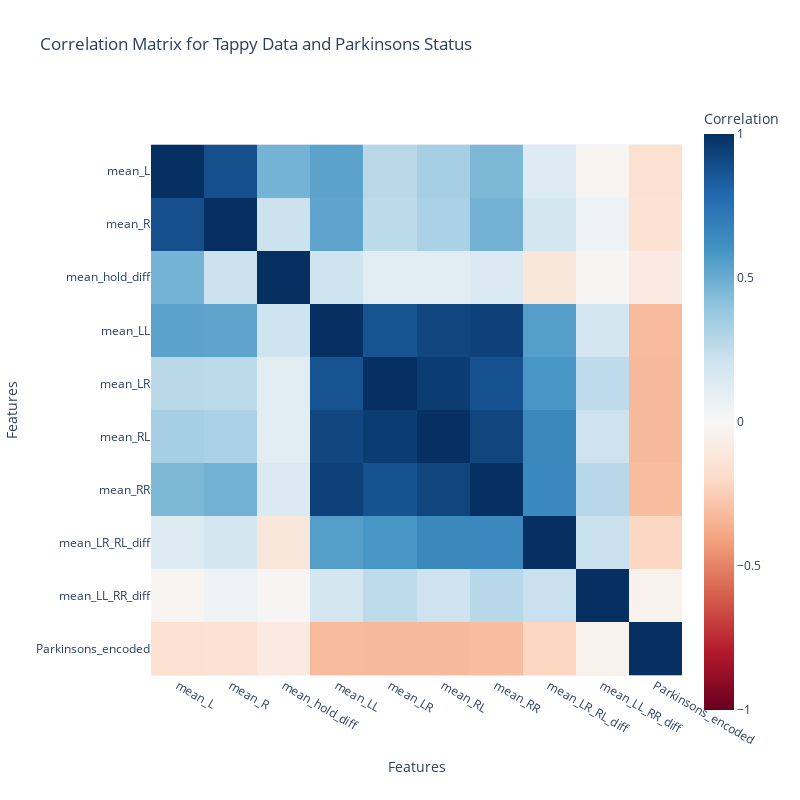

Source (notebook cell):
### Code cell
explorer_df['Parkinsons_encoded'] = explorer_df['Parkinsons'].astype(int)

correlation_columns = tappy_columns + ['Parkinsons_encoded']

corr_matrix = explorer_df[correlation_columns].corr()


fig = px.imshow(
    corr_matrix,
    labels=dict(color="Correlation"),
    x=correlation_columns,
    y=correlation_columns,
    color_continuous_scale='RdBu',
    zmin=-1,
    zmax=1,
    title="Correlation Matrix for Tappy Data and Parkinsons Status"
)


fig.update_layout(
    xaxis_title='Features',
    yaxis_title='Features',
    coloraxis_colorbar=dict(title="Correlation"),
    width=800,  
    height=800  
)


fig.show()

### Figure 1 — Plotly figure (JSON) as saved in the notebook; plotly's stock layout.template omitted (floating-point values rounded to 4 significant figures)
{"data": [{"coloraxis": "coloraxis", "hovertemplate": "x: %{x}<br>y: %{y}<br>Correlation: %{z}<extra></extra>", "name": "0", "type": "heatmap", "x": ["mean_L", "mean_R", "mean_hold_diff", "mean_LL", "mean_LR", "mean_RL", "mean_RR", "mean_LR_RL_diff", "mean_LL_RR_diff", "Parkinsons_encoded"], "xaxis": "x", "y": ["mean_L", "mean_R", "mean_hold_diff", "mean_LL", "mean_LR", "mean_RL", "mean_RR", "mean_LR_RL_diff", "mean_LL_RR_diff", "Parkinsons_encoded"], "yaxis": "y", "z": [[1, 0.8855, 0.4725, 0.5363, 0.2772, 0.3371, 0.4506, 0.1379, -0.02351, -0.1591], [0.8855, 1, 0.2167, 0.5302, 0.2686, 0.3239, 0.4748, 0.1867, 0.04677, -0.1514], [0.4725, 0.2167, 1, 0.2087, 0.1122, 0.1112, 0.1522, -0.1109, -0.01153, -0.09337], [0.5363, 0.5302, 0.2087, 1, 0.8731, 0.9169, 0.9355, 0.5573, 0.1819, -0.3238], [0.2772, 0.2686, 0.1122, 0.8731, 1, 0.9538, 0.8756, 0.587, 0.2647, -0.3244], [0.3371, 0.3239, 0.1112, 0.9169, 0.9538, 1, 0.9217, 0.648, 0.2105, -0.3245], [0.4506, 0.4748, 0.1522, 0.9355, 0.8756, 0.9217, 1, 0.6511, 0.2834, -0.3164], [0.1379, 0.1867, -0.1109, 0.5573, 0.587, 0.648, 0.6511, 1, 0.2243, -0.2138], [-0.02351, 0.04677, -0.01153, 0.1819, 0.2647, 0.2105, 0.2834, 0.2243, 1, -0.04397], [-0.1591, -0.1514, -0.09337, -0.3238, -0.3244, -0.3245, -0.3164, -0.2138, -0.04397, 1]]}], "layout": {"coloraxis": {"cmax": 1, "cmin": -1, "colorbar": {"title": {"text": "Correlation"}}, "colorscale": [[0, "rgb(103,0,31)"], [0.1, "rgb(178,24,43)"], [0.2, "rgb(214,96,77)"], [0.3, "rgb(244,165,130)"], [0.4, "rgb(253,219,199)"], [0.5, "rgb(247,247,247)"], [0.6, "rgb(209,229,240)"], [0.7, "rgb(146,197,222)"], [0.8, "rgb(67,147,195)"], [0.9, "rgb(33,102,172)"], [1, "rgb(5,48,97)"]]}, "height": 800, "title": {"text": "Correlation Matrix for Tappy Data and Parkinsons Status"}, "width": 800, "xaxis": {"anchor": "y", "constrain": "domain", "domain": [0, 1], "scaleanchor": "y", "title": {"text": "Features"}}, "yaxis": {"anchor": "x", "autorange": "reversed", "constrain": "domain", "domain": [0, 1], "title": {"text": "Features"}}}}
